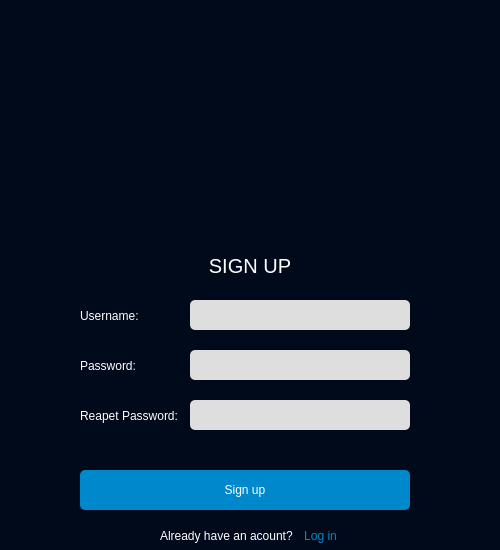
<?xml version="1.0" encoding="UTF-8"?>
<ui version="4.0">
 <class>MainWindow</class>
 <widget class="QMainWindow" name="MainWindow">
  <property name="geometry">
   <rect>
    <x>0</x>
    <y>0</y>
    <width>500</width>
    <height>550</height>
   </rect>
  </property>
  <property name="windowTitle">
   <string>Online Typing</string>
  </property>
  <property name="windowIcon">
   <iconset>
    <normaloff>../img/logo.png</normaloff>../img/logo.png</iconset>
  </property>
  <property name="styleSheet">
   <string notr="true">background-color: #010A1A; border-radius: 5px;</string>
  </property>
  <widget class="QWidget" name="centralwidget">
   <widget class="QLabel" name="photo">
    <property name="geometry">
     <rect>
      <x>125</x>
      <y>0</y>
      <width>250</width>
      <height>250</height>
     </rect>
    </property>
    <property name="text">
     <string/>
    </property>
    <property name="pixmap">
     <pixmap>../img/typing.png</pixmap>
    </property>
    <property name="scaledContents">
     <bool>true</bool>
    </property>
   </widget>
   <widget class="QPushButton" name="btn_close">
    <property name="geometry">
     <rect>
      <x>460</x>
      <y>10</y>
      <width>30</width>
      <height>30</height>
     </rect>
    </property>
    <property name="cursor">
     <cursorShape>PointingHandCursor</cursorShape>
    </property>
    <property name="styleSheet">
     <string notr="true">background:none;</string>
    </property>
    <property name="text">
     <string/>
    </property>
    <property name="icon">
     <iconset>
      <normaloff>../img/close-light.png</normaloff>../img/close-light.png</iconset>
    </property>
    <property name="iconSize">
     <size>
      <width>20</width>
      <height>20</height>
     </size>
    </property>
   </widget>
   <widget class="QPushButton" name="btn_minimze">
    <property name="geometry">
     <rect>
      <x>430</x>
      <y>10</y>
      <width>30</width>
      <height>30</height>
     </rect>
    </property>
    <property name="cursor">
     <cursorShape>PointingHandCursor</cursorShape>
    </property>
    <property name="styleSheet">
     <string notr="true">background:none;</string>
    </property>
    <property name="text">
     <string/>
    </property>
    <property name="icon">
     <iconset>
      <normaloff>../img/minimize-light.png</normaloff>../img/minimize-light.png</iconset>
    </property>
    <property name="iconSize">
     <size>
      <width>20</width>
      <height>20</height>
     </size>
    </property>
   </widget>
   <widget class="QPushButton" name="btn_changemood">
    <property name="geometry">
     <rect>
      <x>400</x>
      <y>13</y>
      <width>30</width>
      <height>30</height>
     </rect>
    </property>
    <property name="cursor">
     <cursorShape>PointingHandCursor</cursorShape>
    </property>
    <property name="styleSheet">
     <string notr="true">background:none;</string>
    </property>
    <property name="text">
     <string/>
    </property>
    <property name="icon">
     <iconset>
      <normaloff>../img/change-theme-light.png</normaloff>../img/change-theme-light.png</iconset>
    </property>
    <property name="iconSize">
     <size>
      <width>20</width>
      <height>20</height>
     </size>
    </property>
   </widget>
   <widget class="QLabel" name="title">
    <property name="geometry">
     <rect>
      <x>0</x>
      <y>250</y>
      <width>500</width>
      <height>31</height>
     </rect>
    </property>
    <property name="font">
     <font>
      <family>Arial</family>
      <pointsize>15</pointsize>
      <weight>50</weight>
      <bold>false</bold>
     </font>
    </property>
    <property name="styleSheet">
     <string notr="true">color: #fff;</string>
    </property>
    <property name="text">
     <string>SIGN UP</string>
    </property>
    <property name="alignment">
     <set>Qt::AlignCenter</set>
    </property>
   </widget>
   <widget class="QLabel" name="usernamelb">
    <property name="geometry">
     <rect>
      <x>80</x>
      <y>300</y>
      <width>100</width>
      <height>31</height>
     </rect>
    </property>
    <property name="font">
     <font>
      <family>Arial</family>
      <pointsize>9</pointsize>
      <weight>50</weight>
      <bold>false</bold>
     </font>
    </property>
    <property name="styleSheet">
     <string notr="true">color: #fff;</string>
    </property>
    <property name="text">
     <string>Username:</string>
    </property>
    <property name="alignment">
     <set>Qt::AlignLeading|Qt::AlignLeft|Qt::AlignVCenter</set>
    </property>
   </widget>
   <widget class="QLabel" name="passlb">
    <property name="geometry">
     <rect>
      <x>80</x>
      <y>350</y>
      <width>100</width>
      <height>31</height>
     </rect>
    </property>
    <property name="font">
     <font>
      <family>Arial</family>
      <pointsize>9</pointsize>
      <weight>50</weight>
      <bold>false</bold>
     </font>
    </property>
    <property name="styleSheet">
     <string notr="true">color: #fff;</string>
    </property>
    <property name="text">
     <string>Password:</string>
    </property>
    <property name="alignment">
     <set>Qt::AlignLeading|Qt::AlignLeft|Qt::AlignVCenter</set>
    </property>
   </widget>
   <widget class="QLineEdit" name="username_en">
    <property name="geometry">
     <rect>
      <x>190</x>
      <y>300</y>
      <width>220</width>
      <height>30</height>
     </rect>
    </property>
    <property name="font">
     <font>
      <family>Arial</family>
      <pointsize>9</pointsize>
     </font>
    </property>
    <property name="styleSheet">
     <string notr="true">background-color: #DEDEDE;color: #010A1A;</string>
    </property>
   </widget>
   <widget class="QLineEdit" name="password_en">
    <property name="geometry">
     <rect>
      <x>190</x>
      <y>350</y>
      <width>220</width>
      <height>30</height>
     </rect>
    </property>
    <property name="font">
     <font>
      <family>Arial</family>
      <pointsize>9</pointsize>
     </font>
    </property>
    <property name="styleSheet">
     <string notr="true">background-color: #DEDEDE; color: #010A1A;</string>
    </property>
   </widget>
   <widget class="QPushButton" name="btn_signup">
    <property name="geometry">
     <rect>
      <x>80</x>
      <y>470</y>
      <width>330</width>
      <height>40</height>
     </rect>
    </property>
    <property name="font">
     <font>
      <family>Arial</family>
      <pointsize>9</pointsize>
     </font>
    </property>
    <property name="cursor">
     <cursorShape>PointingHandCursor</cursorShape>
    </property>
    <property name="styleSheet">
     <string notr="true">background-color: #0088CC; color: #fff;</string>
    </property>
    <property name="text">
     <string>Sign up</string>
    </property>
   </widget>
   <widget class="QLabel" name="acountlb">
    <property name="geometry">
     <rect>
      <x>160</x>
      <y>520</y>
      <width>141</width>
      <height>31</height>
     </rect>
    </property>
    <property name="font">
     <font>
      <family>Arial</family>
      <pointsize>9</pointsize>
      <weight>50</weight>
      <bold>false</bold>
     </font>
    </property>
    <property name="styleSheet">
     <string notr="true">color: #fff;</string>
    </property>
    <property name="text">
     <string>Already have an acount?</string>
    </property>
    <property name="alignment">
     <set>Qt::AlignLeading|Qt::AlignLeft|Qt::AlignVCenter</set>
    </property>
   </widget>
   <widget class="QPushButton" name="btn_login">
    <property name="geometry">
     <rect>
      <x>290</x>
      <y>520</y>
      <width>61</width>
      <height>31</height>
     </rect>
    </property>
    <property name="font">
     <font>
      <underline>false</underline>
      <strikeout>false</strikeout>
     </font>
    </property>
    <property name="cursor">
     <cursorShape>PointingHandCursor</cursorShape>
    </property>
    <property name="styleSheet">
     <string notr="true">QPushButton{
background: none; color: #0088CC;  text-decoration: none;
}
QPushButton:hover{
 text-decoration: underline;
}</string>
    </property>
    <property name="text">
     <string>Log in</string>
    </property>
   </widget>
   <widget class="QLabel" name="repasslb">
    <property name="geometry">
     <rect>
      <x>80</x>
      <y>400</y>
      <width>105</width>
      <height>31</height>
     </rect>
    </property>
    <property name="font">
     <font>
      <family>Arial</family>
      <pointsize>9</pointsize>
      <weight>50</weight>
      <bold>false</bold>
     </font>
    </property>
    <property name="styleSheet">
     <string notr="true">color: #fff;</string>
    </property>
    <property name="text">
     <string>Reapet Password:</string>
    </property>
    <property name="alignment">
     <set>Qt::AlignLeading|Qt::AlignLeft|Qt::AlignVCenter</set>
    </property>
   </widget>
   <widget class="QLineEdit" name="repassword_en">
    <property name="geometry">
     <rect>
      <x>190</x>
      <y>400</y>
      <width>220</width>
      <height>30</height>
     </rect>
    </property>
    <property name="font">
     <font>
      <family>Arial</family>
      <pointsize>9</pointsize>
     </font>
    </property>
    <property name="styleSheet">
     <string notr="true">background-color: #DEDEDE; color: #010A1A;</string>
    </property>
   </widget>
   <widget class="QLabel" name="alarmlb">
    <property name="geometry">
     <rect>
      <x>80</x>
      <y>440</y>
      <width>330</width>
      <height>20</height>
     </rect>
    </property>
    <property name="font">
     <font>
      <family>Arial</family>
      <pointsize>9</pointsize>
      <weight>50</weight>
      <bold>false</bold>
     </font>
    </property>
    <property name="styleSheet">
     <string notr="true">color: #d1131f;</string>
    </property>
    <property name="text">
     <string/>
    </property>
    <property name="alignment">
     <set>Qt::AlignCenter</set>
    </property>
   </widget>
  </widget>
 </widget>
 <resources/>
 <connections>
  <connection>
   <sender>btn_close</sender>
   <signal>clicked()</signal>
   <receiver>MainWindow</receiver>
   <slot>close()</slot>
   <hints>
    <hint type="sourcelabel">
     <x>474</x>
     <y>24</y>
    </hint>
    <hint type="destinationlabel">
     <x>249</x>
     <y>249</y>
    </hint>
   </hints>
  </connection>
  <connection>
   <sender>btn_minimze</sender>
   <signal>clicked()</signal>
   <receiver>MainWindow</receiver>
   <slot>showMinimized()</slot>
   <hints>
    <hint type="sourcelabel">
     <x>444</x>
     <y>24</y>
    </hint>
    <hint type="destinationlabel">
     <x>249</x>
     <y>249</y>
    </hint>
   </hints>
  </connection>
 </connections>
</ui>
